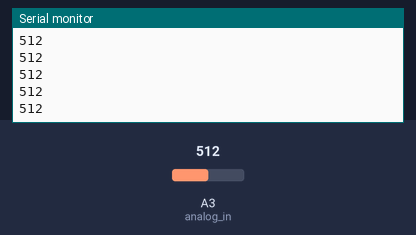
Simulated run of this sketch. Board: Arduino Uno, built with avr-gcc and run on an emulated ATmega328P. On the bench: the last lines printed to the serial monitor. The inputs (shaded band) are chosen by the test bench; at power-on: A3 (analog_in) = 512.

Above: at 1.2 s.
1.3 s: A3 (analog_in) set to 716
At 1.31 s:
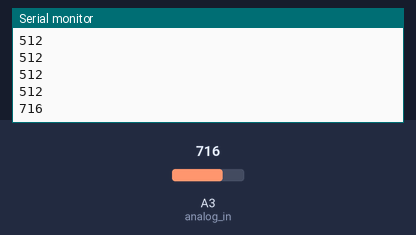
2.8 s: A3 (analog_in) set to 900
At 2.81 s:
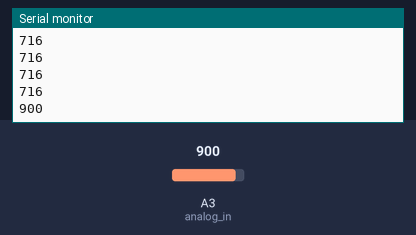
Timing chart, 0 to 5.8 s (numbered marks = the images above; inputs shaded):
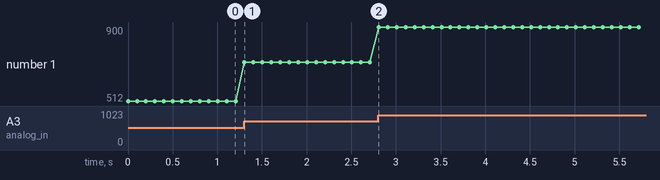

The sketch:

etape5_adc.ino
```cpp
/*
 *  Structure of a main file for embedded project @ LEnsE
 *
 *  This code shows an example of use of ADC.
 *****************************************************************
 *  Pinout :
 *      PC7 - Output - LED1 of the robot platform
 *      PA11 - Input - SW1 - active high input
 *      PA12 - Input - SW2 - active high input
 *****************************************************************
 *  Tested with Nucleo L476RG board / Arduino + STM32
 *****************************************************************
 *  Author : J. VILLEMEJANE / LEnsE - Creation 2024/12/15
 *  LEnsE / https://lense.institutoptique.fr/
 */

const int analog_in = PC3;

// the setup routine runs once when you press reset:
void setup() {
  // initialize serial communication at 9600 bits per second:
  Serial.begin(9600);
}

// the loop routine runs over and over again forever:
void loop() {
  // read the input on analog pin 0:
  int sensorValue = analogRead(analog_in);
  // print out the value you read:
  Serial.println(sensorValue);
  delay(100);
}
```

Measured:
- after the input at 1.3 s, the serial monitor: prints a new line at once (image 1)
- after the input at 2.8 s, the serial monitor: prints a new line at once (image 2)
- plotted number 1: 512 → 716 after the input at 1.3 s, 716 → 900 after the input at 2.8 s
